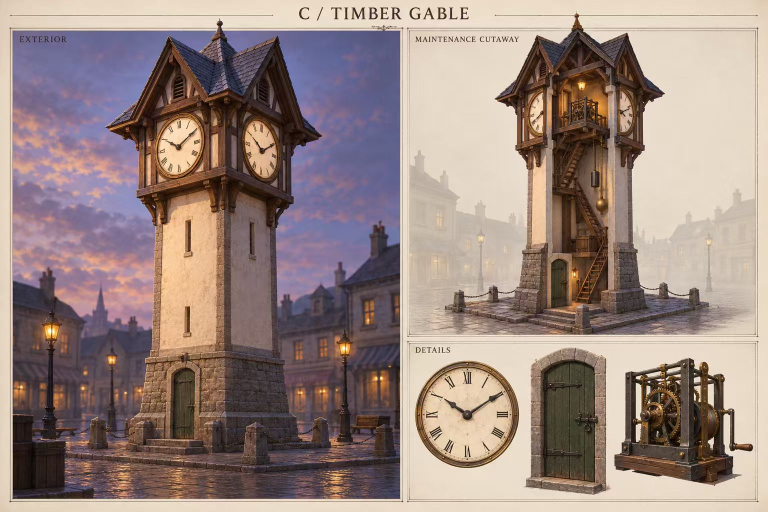
#> input picture assets/source/clocktower/reference-timber-gable.jpg, 1536 x 1024 px (shown at 1/2 size)
$ python -i make_concept_textures.py   (imports and definitions only)
#> lines starting #> are read from the running program, lines starting #| are printed output that depends on the picture
#> further down, picture is the input picture: PIL image 1536x1024 RGB; mean R, G, B 153.3, 134.5, 128.4
"""Original concept-only textures for the street-items round (posters, enamel plates).

Run with system Python + Pillow:  python make_concept_textures.py <out_dir>
Nothing here is a game asset; the posters are fictional, carry no dates, times,
places or route facts, and exist only so the concept renders read as 1931.
"""
import math, random, sys
from pathlib import Path
from PIL import Image, ImageDraw, ImageFilter, ImageFont, ImageChops

OUT = Path(sys.argv[1] if len(sys.argv) > 1 else '.')
# [1 line not run here, left out]
F = 'C:/Windows/Fonts/'
def font(name, size): return ImageFont.truetype(F + name, size)
rng = random.Random(1931)

PAPER = (214, 202, 176)
INK = (52, 44, 38)
RED = (138, 52, 38)
GREEN = (58, 78, 62)
OCHRE = (176, 132, 62)
BLUE = (56, 70, 92)

def grain(im, amount=14, seed=0):
#> called with amount = 14, seed = 0
    r = random.Random(seed)
    noise = Image.effect_noise(im.size, amount).convert('L')
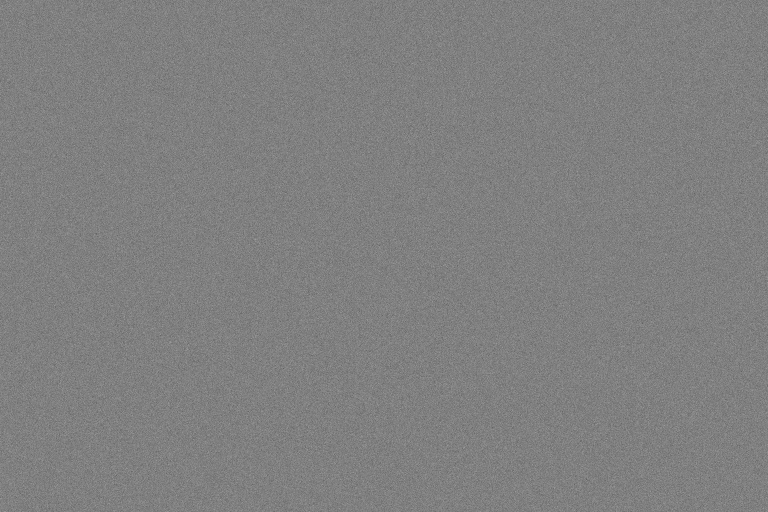
#> noise: PIL image 1536x1024 L (shown at 1/2 size); min 53, max 193, mean 127.5
    noise = noise.filter(ImageFilter.GaussianBlur(.6))
    base = im.convert('RGB')
    mixed = Image.merge('RGB', [ImageChops.add(c, noise, 2, -64) for c in base.split()])
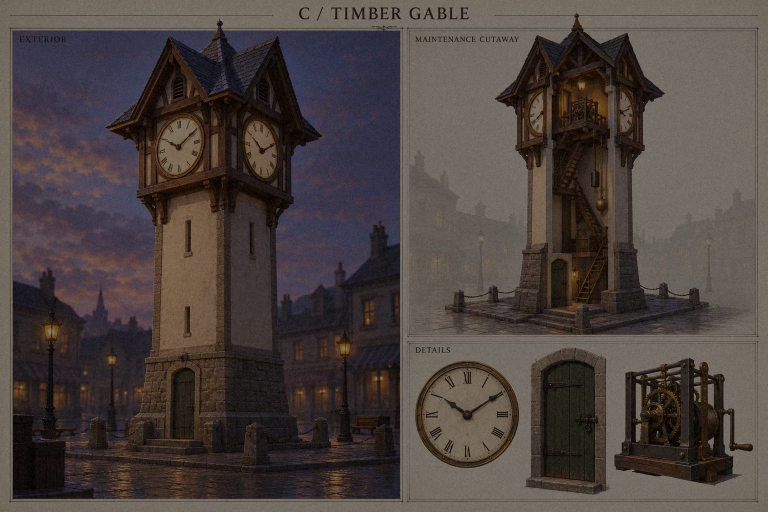
#> mixed: PIL image 1536x1024 RGB (shown at 1/2 size); mean R, G, B 76.1, 66.7, 63.7
    return mixed

# [21 lines left out: functions age, centered, not called in this run]

def border(d, w, h, col, inset=26, width=10):
    d.rectangle([inset, inset, w - inset, h - inset], outline=col, width=width)
    d.rectangle([inset + 18, inset + 18, w - inset - 18, h - inset - 18], outline=col, width=3)

# [140 lines left out: functions poster_cocoa, poster_soap, poster_syrup, poster_flannel, small_bill, torn and 2 more, not called in this run]

# [6 lines not run here, left out]

>>> from PIL import Image
>>> picture = Image.open('../../../../assets/source/clocktower/reference-timber-gable.jpg')
>>> result = grain(picture)

$ run again, on assets/source/clocktower/reference-approved-v3.png
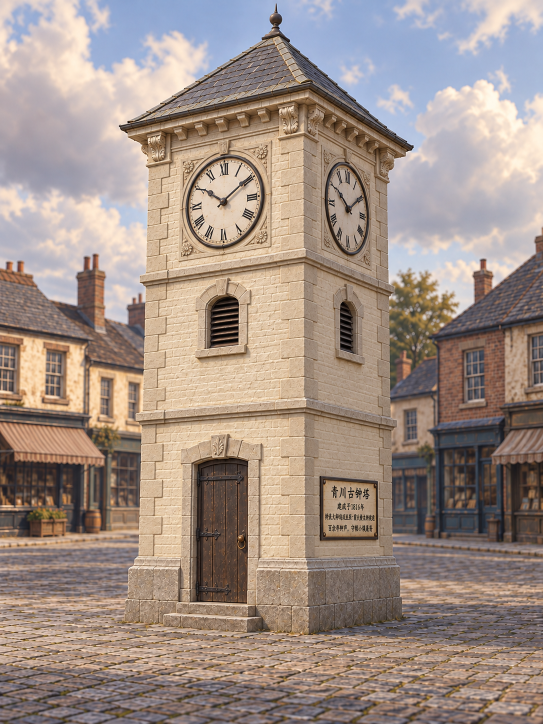
#> input picture assets/source/clocktower/reference-approved-v3.png, 1086 x 1448 px (shown at 1/2 size)
#> picture is the input picture: PIL image 1086x1448 RGB; mean R, G, B 159.6, 143.3, 134.1
#> in grain, `mixed = Image.merge('RGB', [ImageChops.add(c, noise, 2, -64) for c in ..`:
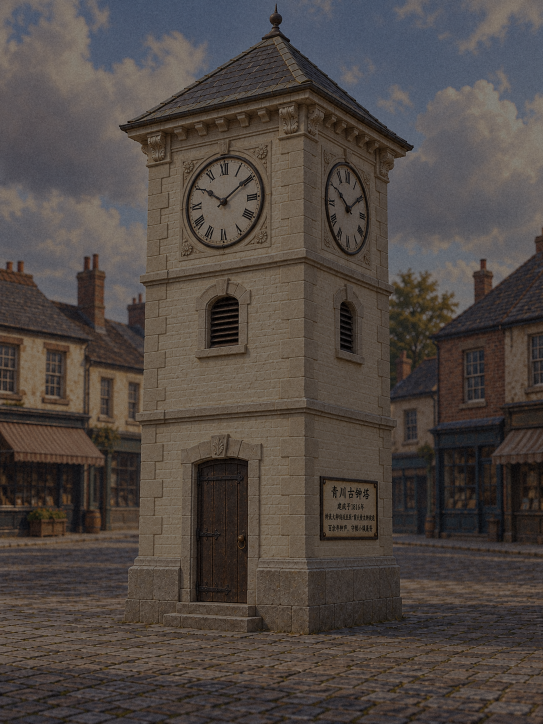
#> mixed: PIL image 1086x1448 RGB (shown at 1/2 size); mean R, G, B 79.3, 71.1, 66.6
